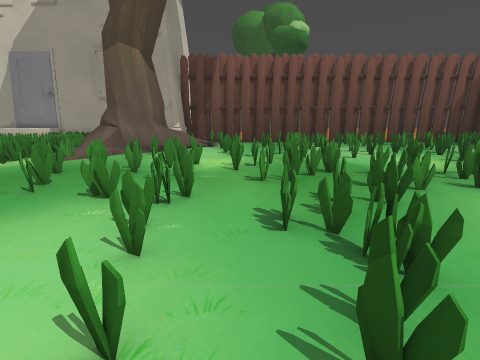
View 1 (above)

24 first-person views from a walk through a Godot game level. The camera is 1.2 m above the floor, tilts 14° down and sees 90° across. The floor is counted in squares, 0.6 m on a side. Each view is taken from the middle of a square. On the plan, view 1 faces up. The plan holds only what a view shows up to about 15 squares ahead; the rest is blank. The place goes on beyond the plan. Flat picture figures and markers are left out. Characters and animated objects are not drawn. Some surface patterns are stand-ins.

View 2
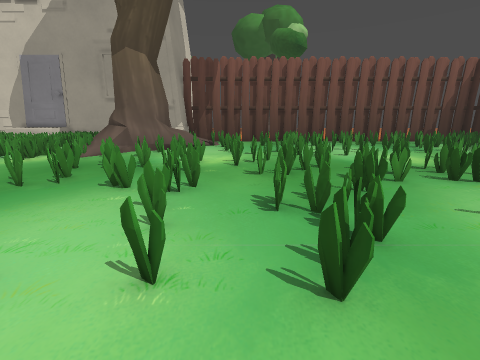

View 3
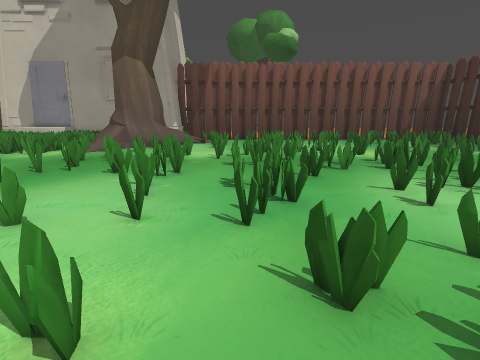

View 4
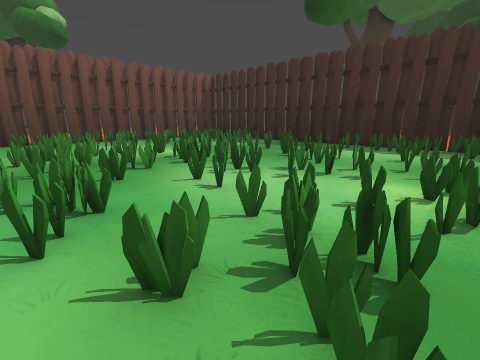

View 5
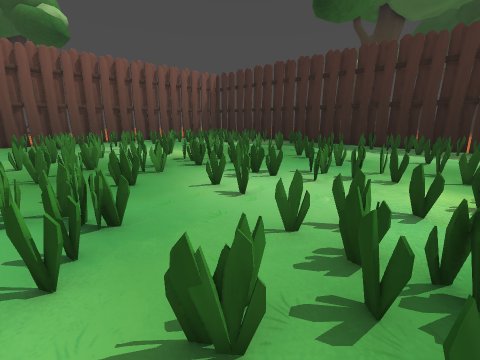

View 6
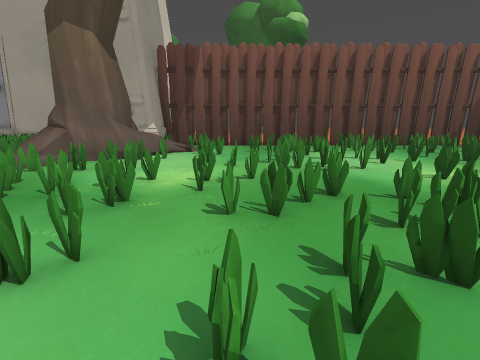

View 7
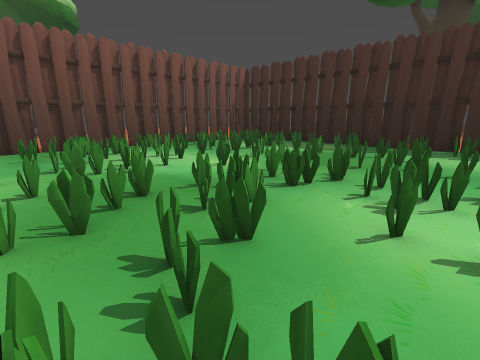

View 8
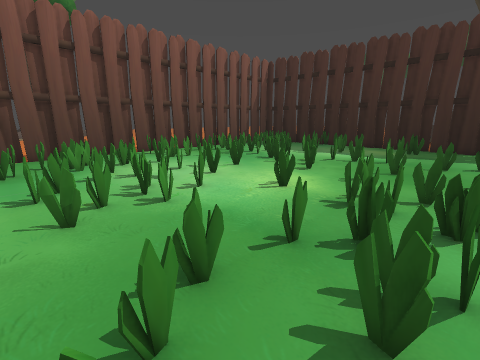

View 9
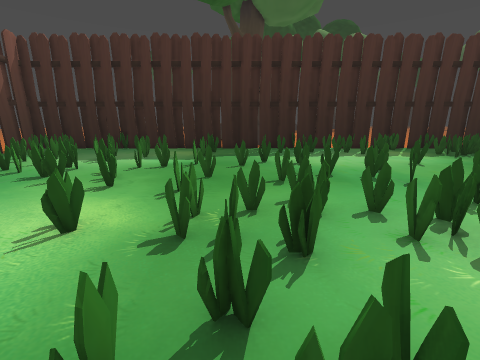

View 10
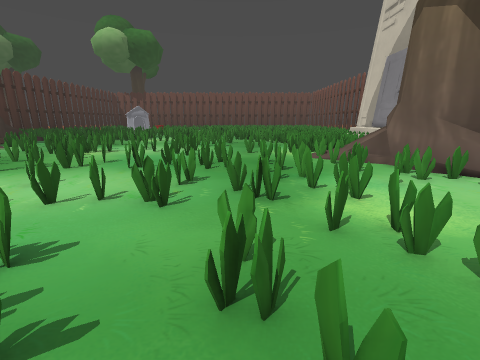

View 11
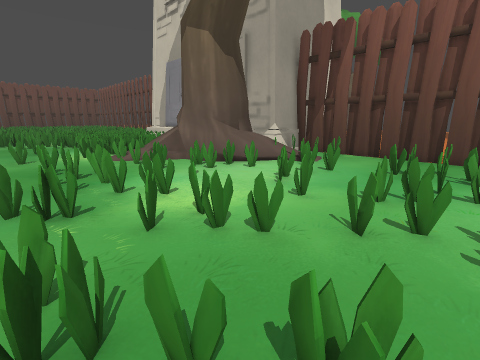

View 12
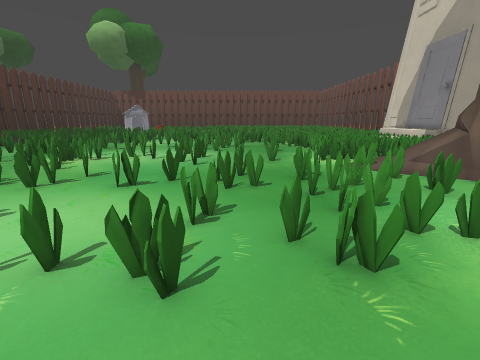

View 13
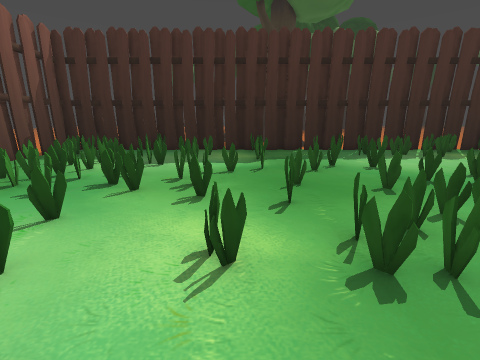

View 14
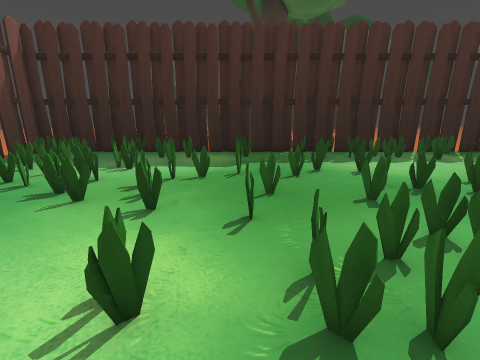

View 15
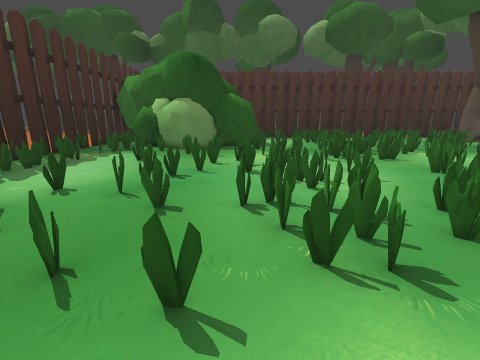

View 16
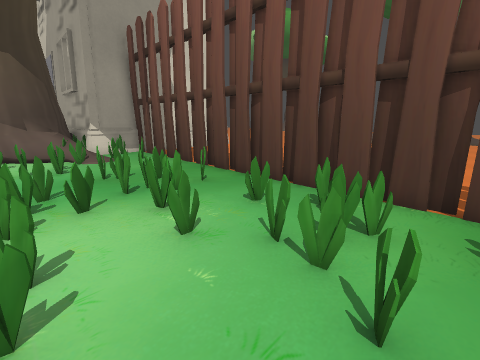

View 17
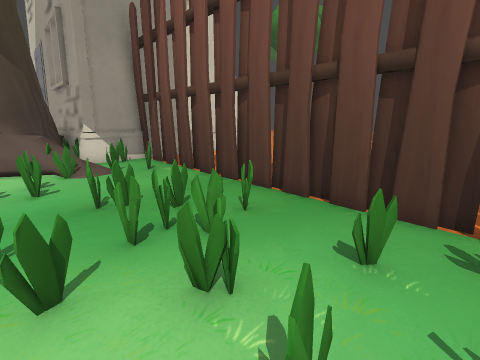

View 18
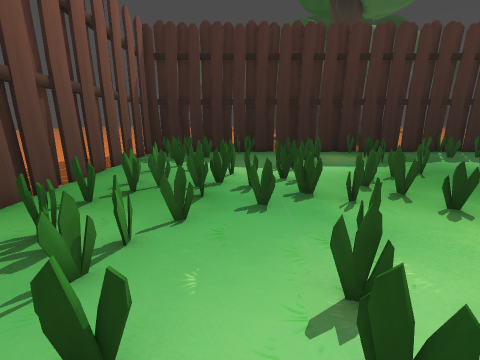

View 19
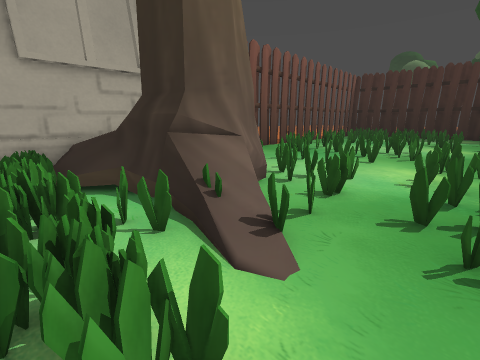

View 20
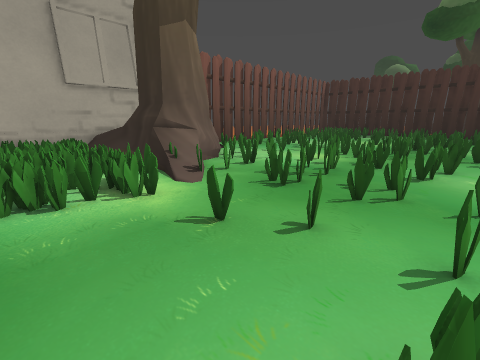

View 21
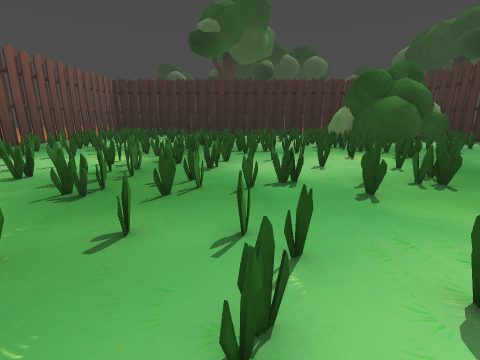

View 22
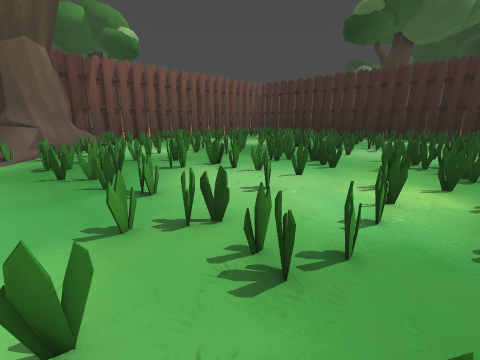

View 23
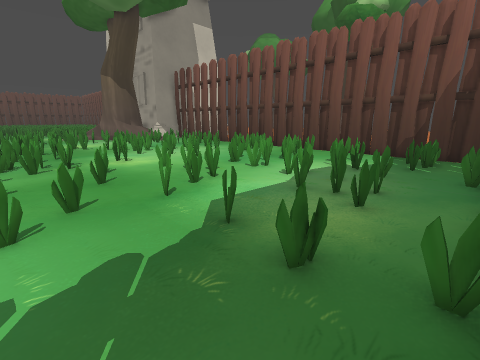

View 24
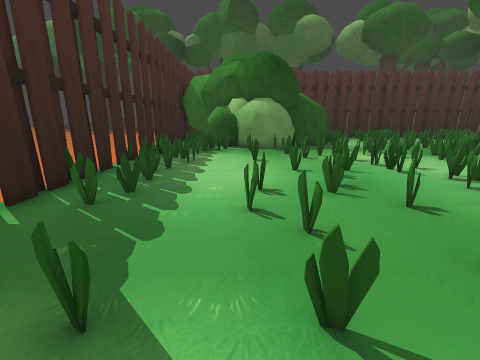

### Floor plan
Key: @ floor where view 1 was taken; # wall or solid block; x gap in a wall; . main floor; : floor 0.5 m higher than the main floor; = window, fence, low wall or low ledge; T tree; F fence; H house.
Columns run from 14 left of view 1 to 21 right of it. Each row starts with its distance up from view 1.
 25          H
 24          H                   .. ..
 23          FFFFFFFFFFFFFFFFFFFFFFFFFFF
 22    HHHHHHH .= .....................F
 21          H=#= ....==.====.=.=.=..==#
 20 H#HHHHHHHH.==....===.=#==..==.==.==F
 19 ====TTTTT   x.. =#===#===..=#....=..
 18 ====TTT TT .===#=#=#===..====#==...#
 17 ====.T   T:..==..=#=......====.===.F
 16 ===..TT TT==.=#..======...===...=..#
 15 =====TTTT===.==.==##=#===.===.====..
 14 ======TT.==...===#==##=...=...=#==.F
 13 ====.=#=.===...=#=====.....=...=.=..
 12 ====.==.........==.=.....==.==.....F
 11  .==....=..==.===.....==............
 10 ......=.====..=...=.....==...=.=.=.#
  9 ...=..=====#=....====.==..==.....=.F
  8 ...=.......==..==..==.==.....=......
  7 ....=.===.=.......=====#=.=...=.....
  6  ......==.=.==..=.=..##==.==..=..==F
  5 .==.=..=.......==.=..#==...=.=...=##
  4 =..=....=......==..=====...=.....=#F
  3 =.......=...==..==..=.=====......==F
  2  ==...=....=.=.==...=.=====.=....==#
  1 ===...===.=....=........==......==##
  0  #=...........@.=====...=....=..==##
 -1  =====.==....=..======....==.=...==#
 -2  #===..==...=.=..===#=.=.==........F
 -3   =#=.==........===#=====  =....===#

Positions as (right, up) in squares from view 1, and headings:
1: (0, 0), facing up
2: (0, -1), facing up
3: (1, -3), facing up
4: (1, -3), facing up-right
5: (1, -2), facing up-right
6: (1, 3), facing up
7: (1, 3), facing up-right
8: (2, 7), facing up-right
9: (4, 8), facing right
10: (4, 8), facing left
11: (4, 8), facing up-left
12: (1, 7), facing left
13: (5, 11), facing right
14: (6, 10), facing right
15: (10, 12), facing down
16: (11, 16), facing up-left
17: (8, 17), facing up-left
18: (6, 17), facing right
19: (-12, 10), facing up-right
20: (-14, 5), facing up-right
21: (-14, 5), facing right
22: (-9, -3), facing up-right
23: (21, 7), facing up-left
24: (16, 12), facing down
